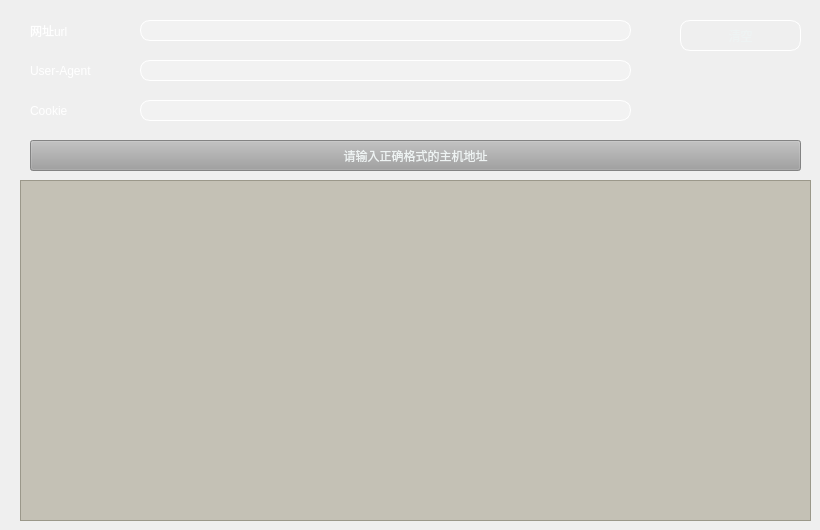
    <widget class="QWidget" name="tab_7">
     <property name="styleSheet">
      <string notr="true">QWidget#tab_7{
border-image: url(:/background/images/background/webscan.jpg);
}</string>
     </property>
     <attribute name="title">
      <string>SQL注入检测</string>
     </attribute>
     <widget class="QLabel" name="label_21">
      <property name="geometry">
       <rect>
        <x>30</x>
        <y>20</y>
        <width>81</width>
        <height>21</height>
       </rect>
      </property>
      <property name="styleSheet">
       <string notr="true">color: rgb(255, 255, 255);
font: 18pt &quot;Al Bayan&quot;;</string>
      </property>
      <property name="text">
       <string>网址url</string>
      </property>
     </widget>
     <widget class="QLineEdit" name="SqlInjuAdd_lnEd">
      <property name="geometry">
       <rect>
        <x>140</x>
        <y>20</y>
        <width>491</width>
        <height>21</height>
       </rect>
      </property>
      <property name="styleSheet">
       <string notr="true">background-color: rgba(255,255,255,0.2);
color: rgb(255, 255, 255);
border: 1px solid white;
border-radius: 10px;</string>
      </property>
     </widget>
     <widget class="QPushButton" name="clear_SqlInjuScan_btn">
      <property name="geometry">
       <rect>
        <x>680</x>
        <y>20</y>
        <width>121</width>
        <height>31</height>
       </rect>
      </property>
      <property name="styleSheet">
       <string notr="true">QPushButton{
	color: rgb(238, 243, 243);
	font: 18pt &quot;Al Bayan&quot;;
	border: 1px solid white;
	border-radius: 10px;
}
QPushButton:hover{
	background-color: rgba(254, 162, 28, 0.7);
}
QPushButton:pressed{
	background-color: rgba(254, 162, 28, 0.8);
}</string>
      </property>
      <property name="text">
       <string>清空</string>
      </property>
     </widget>
     <widget class="QPushButton" name="start_SqlInjuScan_btn">
      <property name="enabled">
       <bool>false</bool>
      </property>
      <property name="geometry">
       <rect>
        <x>30</x>
        <y>140</y>
        <width>771</width>
        <height>31</height>
       </rect>
      </property>
      <property name="styleSheet">
       <string notr="true">QPushButton{
	background-color: rgba(254, 162, 28, 0.6);
	color: rgb(238, 243, 243);
	font: 18pt &quot;Al Bayan&quot;;
}
QPushButton:hover{
	background-color: rgba(254, 162, 28, 0.7);
}
QPushButton:pressed{
	background-color: rgba(254, 162, 28, 0.8);
}
QPushButton:disabled{
	background-color: rgb(159, 159, 159);
}</string>
      </property>
      <property name="text">
       <string>请输入正确格式的主机地址</string>
      </property>
     </widget>
     <widget class="QTextBrowser" name="SqlInjuScan_textBrowser">
      <property name="geometry">
       <rect>
        <x>20</x>
        <y>180</y>
        <width>791</width>
        <height>341</height>
       </rect>
      </property>
      <property name="styleSheet">
       <string notr="true">QTextBrowser{
	color: rgb(37, 238, 36);
	font: 18pt &quot;Trebuchet MS&quot;;
	background-color: rgba(166, 161, 142, 0.6);
}</string>
      </property>
     </widget>
     <widget class="QLabel" name="label_22">
      <property name="geometry">
       <rect>
        <x>30</x>
        <y>60</y>
        <width>101</width>
        <height>21</height>
       </rect>
      </property>
      <property name="styleSheet">
       <string notr="true">color: rgb(255, 255, 255);
font: 18pt &quot;Al Bayan&quot;;</string>
      </property>
      <property name="text">
       <string>User-Agent</string>
      </property>
     </widget>
     <widget class="QLabel" name="label_23">
      <property name="geometry">
       <rect>
        <x>30</x>
        <y>100</y>
        <width>81</width>
        <height>21</height>
       </rect>
      </property>
      <property name="styleSheet">
       <string notr="true">color: rgb(255, 255, 255);
font: 18pt &quot;Al Bayan&quot;;</string>
      </property>
      <property name="text">
       <string>Cookie</string>
      </property>
     </widget>
     <widget class="QLineEdit" name="SqlInjuUserAgent_lnEd">
      <property name="geometry">
       <rect>
        <x>140</x>
        <y>60</y>
        <width>491</width>
        <height>21</height>
       </rect>
      </property>
      <property name="styleSheet">
       <string notr="true">background-color: rgba(255,255,255,0.2);
color: rgb(255, 255, 255);
border: 1px solid white;
border-radius: 10px;</string>
      </property>
     </widget>
     <widget class="QLineEdit" name="SqlInjuCookie_lnEd">
      <property name="geometry">
       <rect>
        <x>140</x>
        <y>100</y>
        <width>491</width>
        <height>21</height>
       </rect>
      </property>
      <property name="styleSheet">
       <string notr="true">background-color: rgba(255,255,255,0.2);
color: rgb(255, 255, 255);
border: 1px solid white;
border-radius: 10px;</string>
      </property>
     </widget>
    </widget>
